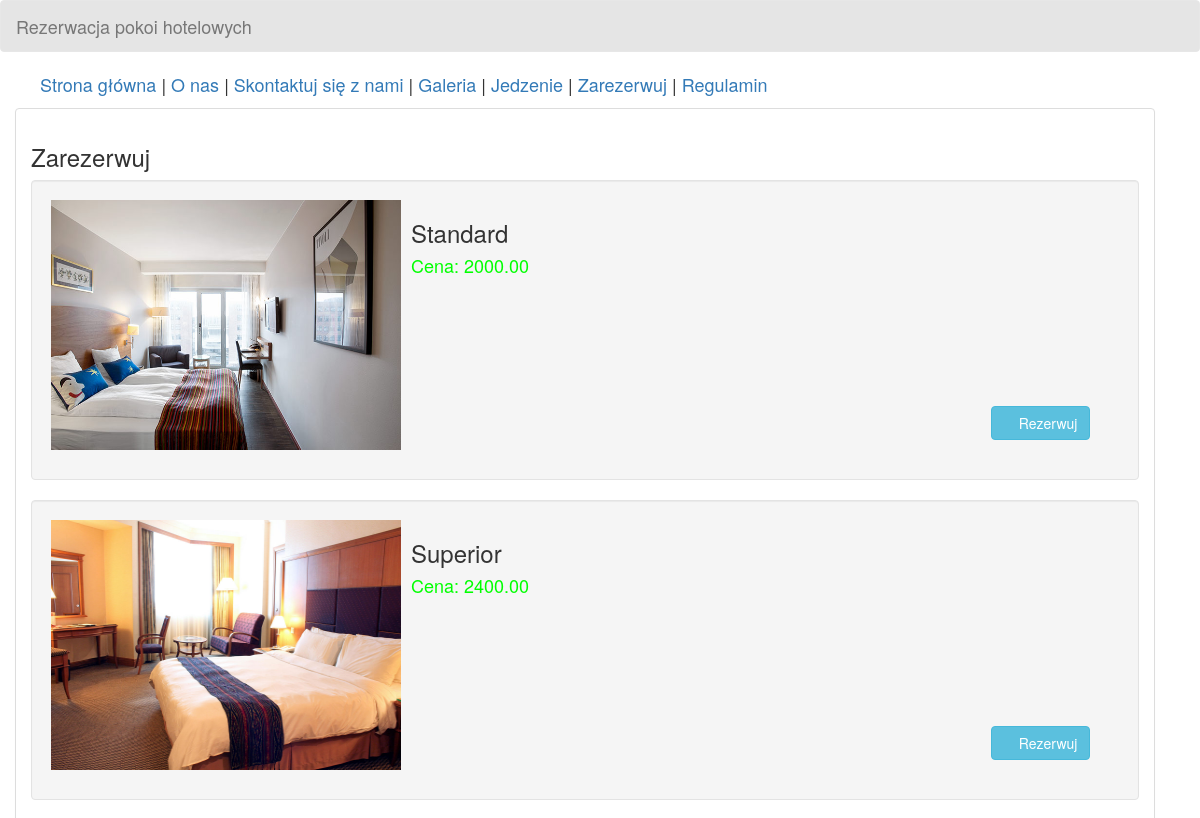
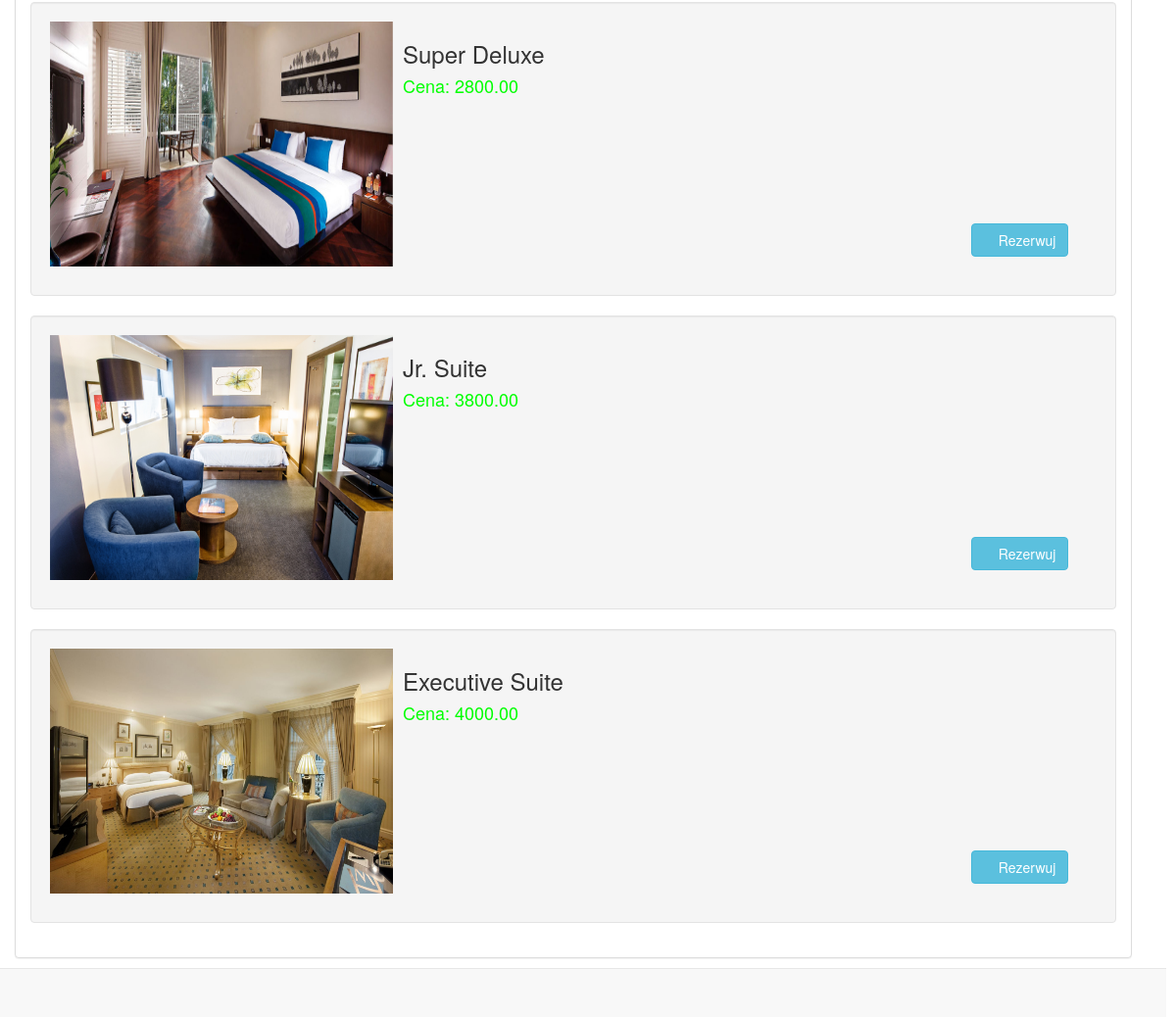
Page /reservation.php on the earlier database version (2 pictures, top to bottom).
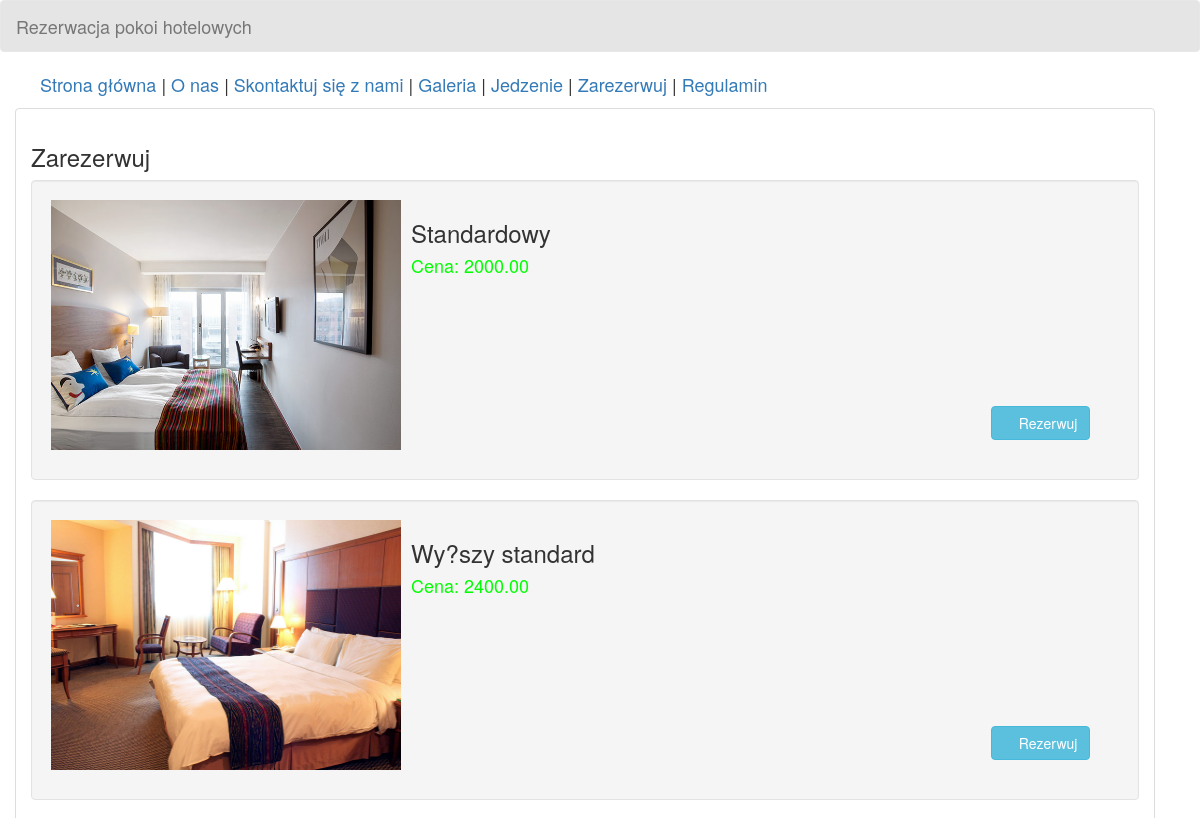
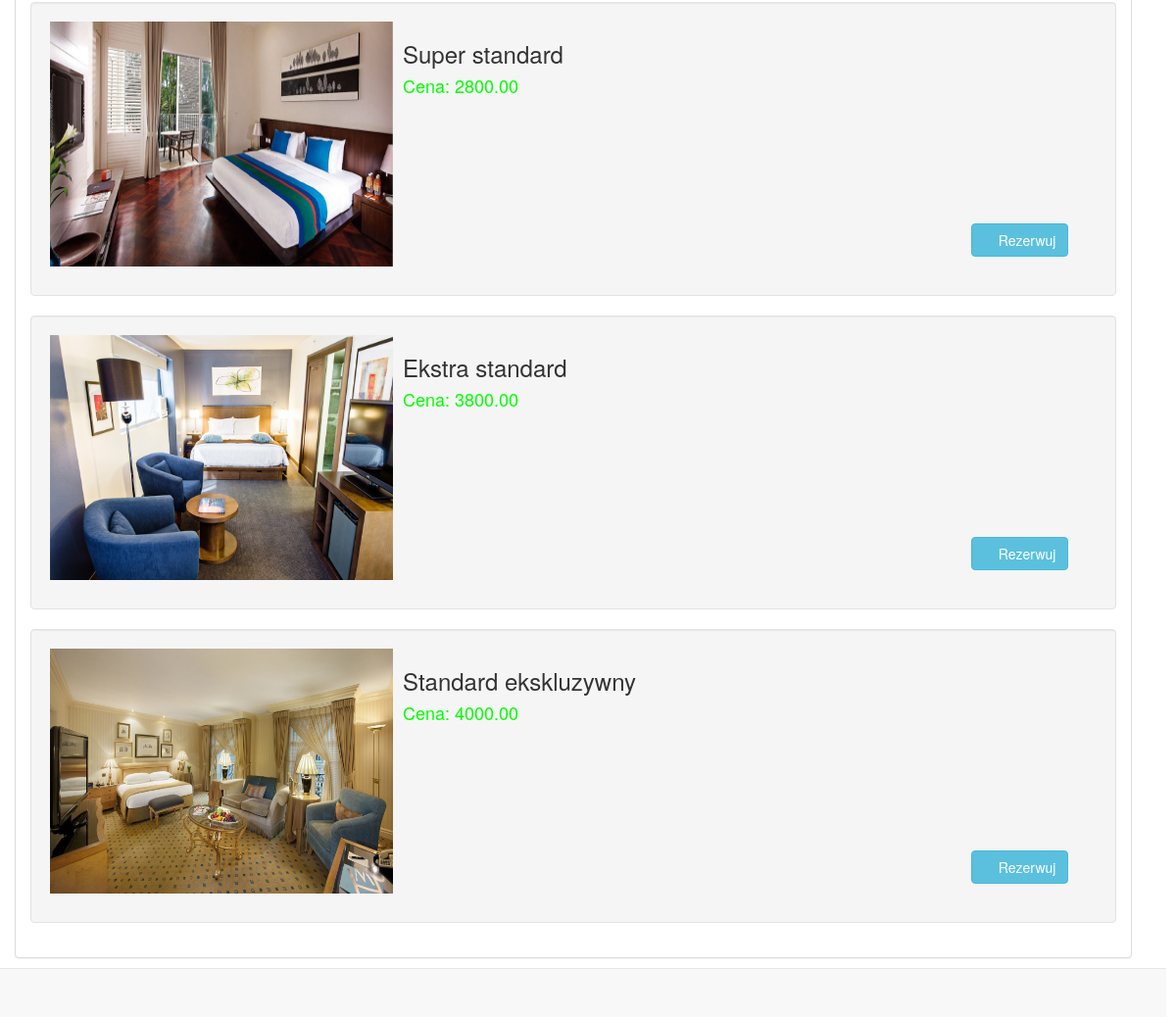
Same page on the later database version (2 pictures, top to bottom).
### tables this page shows
CREATE TABLE `room` (
  `room_id` int(11) NOT NULL,
  `room_type` varchar(50) NOT NULL,
  `price` varchar(11) NOT NULL,
  `photo` varchar(100) NOT NULL
);

### reservation.php (the view, shortened to what this page needs)
<!DOCTYPE html>
<html lang = "en">
	<head>
		<link rel = "stylesheet" type = "text/css" href = "css/bootstrap.css " />
		<link rel = "stylesheet" type = "text/css" href = "css/style.css" />
	</head>
<body>
	<nav style = "background-color:rgba(0, 0, 0, 0.1);" class = "navbar navbar-default">
		<div  class = "container-fluid">
			<div class = "navbar-header">
				<a class = "navbar-brand" >Rezerwacja pokoi hotelowych</a>
			</div>
		</div>
	</nav>
	<ul id = "menu">
	<li><a href = "index.php">Strona główna</a></li> |
		<li><a href = "aboutus.php">O nas</a></li> |
		<li><a href = "contactus.php">Skontaktuj się z nami</a></li> |
		<li><a href = "gallery.php">Galeria</a></li> |
		<li><a href = "dineandlounge.php">Jedzenie</a></li> |
		<li><a href = "reservation.php">Zarezerwuj</a></li> |
		<li><a href = "rulesandregulation.php">Regulamin</a></li>
	</ul>
	<div style = "margin-left:0;" class = "container">
		<div class = "panel panel-default">
			<div class = "panel-body">
				<strong><h3>Zarezerwuj</h3></strong>
				<?php
					require_once 'admin/connect.php';
					$query = $conn->query("SELECT * FROM `room` ORDER BY `price` ASC") or die(mysql_error());
					while($fetch = $query->fetch_array()){
				?>
					<div class = "well" style = "height:300px; width:100%;">
						<div style = "float:left;">
							<img src = "photo/<?php echo $fetch['photo']?>" height = "250" width = "350"/>
						</div>
						<div style = "float:left; margin-left:10px;">
							<h3><?php echo $fetch['room_type']?></h3>
							<h4 style = "color:#00ff00;"><?php echo "Cena:  ".$fetch['price'].".00"?></h4>
							<br /><br /><br /><br /><br /><br />
							<a style = "margin-left:580px;" href = "add_reserve.php?room_id=<?php echo $fetch['room_id']?>" class = "btn btn-info"><i class = "glyphicon glyphicon-list"></i> Rezerwuj</a>
						</div>
					</div>
				<?php
					}
				?>
			</div>
		</div>
	</div>
	<br />
	<br />
	<div style = "text-align:right; margin-right:10px;" class = "navbar navbar-default navbar-fixed-bottom">
	</div>
</body>
</html>

### css/style.css (style rules this page uses)
#menu { list-style-type:none; font-size:18px; }
#menu li { display:inline; }

Differences in the rows shown:
changed room: room_type "Standard" → "Standardowy"
changed room: room_type "Superior" → "Wy?szy standard"
changed room: room_type "Super Deluxe" → "Super standard"
changed room: room_type "Jr. Suite" → "Ekstra standard"
changed room: room_type "Executive Suite" → "Standard ekskluzywny"
